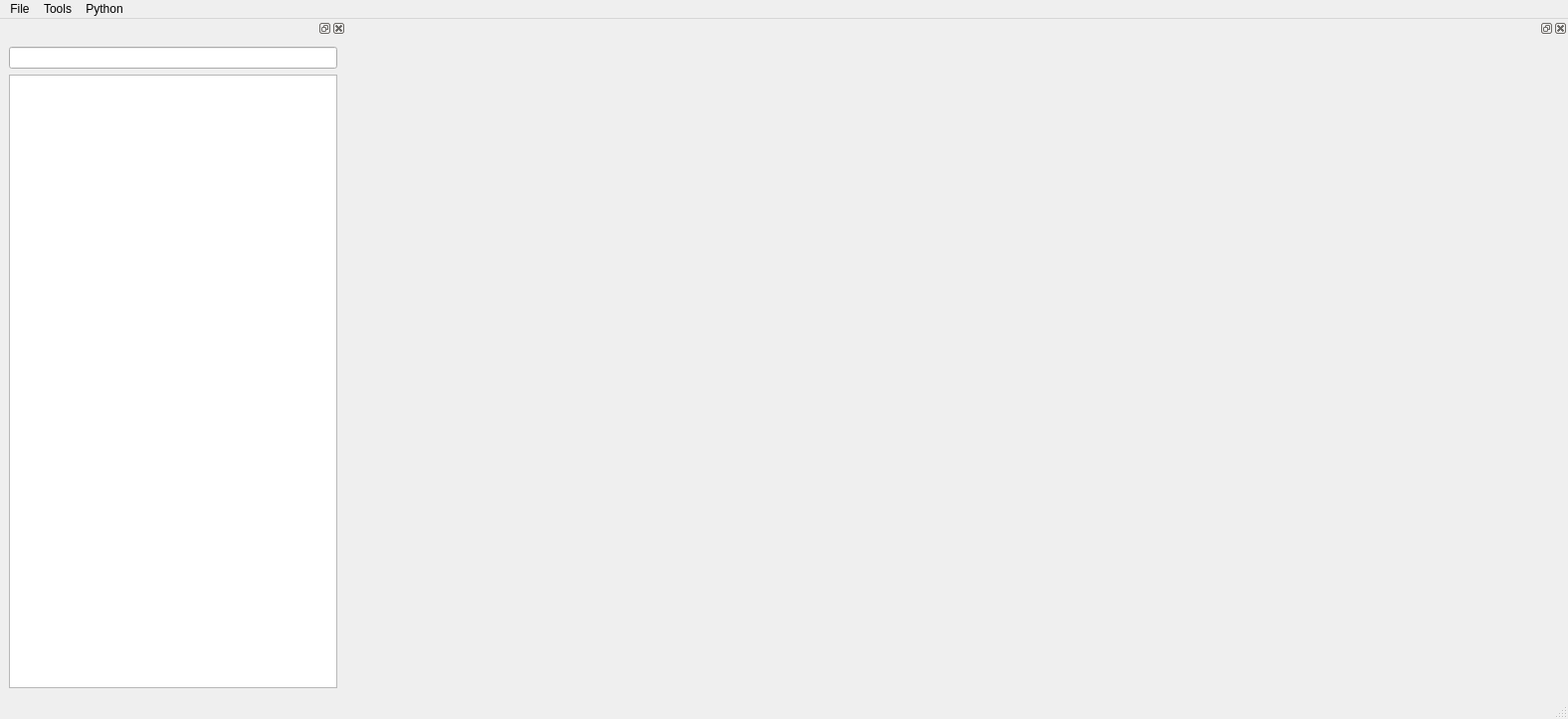
<?xml version="1.0" encoding="UTF-8"?>
<ui version="4.0">
 <class>MainWindow</class>
 <widget class="QMainWindow" name="MainWindow">
  <property name="geometry">
   <rect>
    <x>0</x>
    <y>0</y>
    <width>1576</width>
    <height>723</height>
   </rect>
  </property>
  <property name="minimumSize">
   <size>
    <width>1000</width>
    <height>588</height>
   </size>
  </property>
  <property name="windowTitle">
   <string>MainWindow</string>
  </property>
  <widget class="QWidget" name="centralwidget"/>
  <widget class="QMenuBar" name="menubar">
   <property name="geometry">
    <rect>
     <x>0</x>
     <y>0</y>
     <width>1576</width>
     <height>26</height>
    </rect>
   </property>
   <widget class="QMenu" name="menuFile">
    <property name="title">
     <string>File</string>
    </property>
    <addaction name="actionOpen"/>
    <addaction name="actionNew"/>
   </widget>
   <widget class="QMenu" name="menuTools">
    <property name="title">
     <string>Tools</string>
    </property>
    <addaction name="actioncheck_signals"/>
    <addaction name="actionfit_signals"/>
   </widget>
   <widget class="QMenu" name="menuPython">
    <property name="title">
     <string>Python</string>
    </property>
    <addaction name="actionTerminal"/>
    <addaction name="actionSetting"/>
   </widget>
   <addaction name="menuFile"/>
   <addaction name="menuTools"/>
   <addaction name="menuPython"/>
  </widget>
  <widget class="QStatusBar" name="statusbar"/>
  <widget class="QDockWidget" name="dockWidget">
   <property name="minimumSize">
    <size>
     <width>348</width>
     <height>197</height>
    </size>
   </property>
   <property name="maximumSize">
    <size>
     <width>348</width>
     <height>524287</height>
    </size>
   </property>
   <attribute name="dockWidgetArea">
    <number>1</number>
   </attribute>
   <widget class="QWidget" name="dockWidgetContents">
    <layout class="QVBoxLayout" name="verticalLayout">
     <item>
      <widget class="QLineEdit" name="lineEdit"/>
     </item>
     <item>
      <widget class="FTreeView" name="treeView">
       <property name="contextMenuPolicy">
        <enum>Qt::DefaultContextMenu</enum>
       </property>
      </widget>
     </item>
    </layout>
   </widget>
  </widget>
  <widget class="QDockWidget" name="fileWidget">
   <property name="minimumSize">
    <size>
     <width>1200</width>
     <height>588</height>
    </size>
   </property>
   <property name="maximumSize">
    <size>
     <width>1200</width>
     <height>524287</height>
    </size>
   </property>
   <property name="sizeIncrement">
    <size>
     <width>1000</width>
     <height>588</height>
    </size>
   </property>
   <property name="baseSize">
    <size>
     <width>1000</width>
     <height>588</height>
    </size>
   </property>
   <property name="cursor">
    <cursorShape>CrossCursor</cursorShape>
   </property>
   <attribute name="dockWidgetArea">
    <number>2</number>
   </attribute>
   <widget class="QWidget" name="dockWidgetContents_3"/>
  </widget>
  <action name="actionOpen">
   <property name="text">
    <string>Open</string>
   </property>
  </action>
  <action name="actionNew">
   <property name="text">
    <string>New</string>
   </property>
  </action>
  <action name="actioncheck_signals">
   <property name="text">
    <string>check signals</string>
   </property>
  </action>
  <action name="actionfit_signals">
   <property name="text">
    <string>fit signals</string>
   </property>
  </action>
  <action name="actionTerminal">
   <property name="text">
    <string>Terminal</string>
   </property>
  </action>
  <action name="actionSetting">
   <property name="text">
    <string>Setting</string>
   </property>
  </action>
 </widget>
 <customwidgets>
  <customwidget>
   <class>FTreeView</class>
   <extends>QTreeView</extends>
   <header>ftreeview.h</header>
   <slots>
    <signal>rootpath(QString)</signal>
    <signal>showabf(QString)</signal>
    <signal>doubleClicked()</signal>
    <slot>open()</slot>
    <slot>newtask()</slot>
   </slots>
  </customwidget>
 </customwidgets>
 <resources/>
 <connections>
  <connection>
   <sender>treeView</sender>
   <signal>rootpath(QString)</signal>
   <receiver>lineEdit</receiver>
   <slot>setText(QString)</slot>
   <hints>
    <hint type="sourcelabel">
     <x>86</x>
     <y>149</y>
    </hint>
    <hint type="destinationlabel">
     <x>85</x>
     <y>84</y>
    </hint>
   </hints>
  </connection>
  <connection>
   <sender>actionOpen</sender>
   <signal>triggered()</signal>
   <receiver>treeView</receiver>
   <slot>open()</slot>
   <hints>
    <hint type="sourcelabel">
     <x>-1</x>
     <y>-1</y>
    </hint>
    <hint type="destinationlabel">
     <x>32</x>
     <y>170</y>
    </hint>
   </hints>
  </connection>
  <connection>
   <sender>treeView</sender>
   <signal>doubleClicked()</signal>
   <receiver>fileWidget</receiver>
   <slot>show()</slot>
   <hints>
    <hint type="sourcelabel">
     <x>217</x>
     <y>311</y>
    </hint>
    <hint type="destinationlabel">
     <x>731</x>
     <y>356</y>
    </hint>
   </hints>
  </connection>
  <connection>
   <sender>actionNew</sender>
   <signal>triggered()</signal>
   <receiver>treeView</receiver>
   <slot>newtask()</slot>
   <hints>
    <hint type="sourcelabel">
     <x>-1</x>
     <y>-1</y>
    </hint>
    <hint type="destinationlabel">
     <x>173</x>
     <y>389</y>
    </hint>
   </hints>
  </connection>
 </connections>
</ui>
